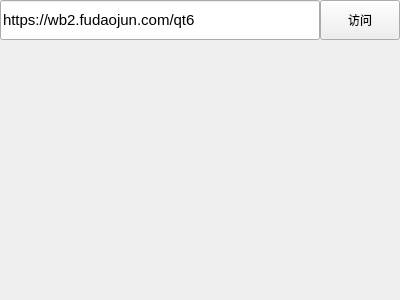
<?xml version="1.0" encoding="UTF-8"?>
<ui version="4.0">
 <class>Widget</class>
 <widget class="QWidget" name="Widget">
  <property name="geometry">
   <rect>
    <x>0</x>
    <y>0</y>
    <width>400</width>
    <height>300</height>
   </rect>
  </property>
  <property name="windowTitle">
   <string>cef qt test</string>
  </property>
  <layout class="QVBoxLayout" name="verticalLayout">
   <property name="spacing">
    <number>0</number>
   </property>
   <property name="leftMargin">
    <number>0</number>
   </property>
   <property name="topMargin">
    <number>0</number>
   </property>
   <property name="rightMargin">
    <number>0</number>
   </property>
   <property name="bottomMargin">
    <number>0</number>
   </property>
   <item>
    <widget class="QWidget" name="toolbar" native="true">
     <property name="minimumSize">
      <size>
       <width>0</width>
       <height>40</height>
      </size>
     </property>
     <property name="maximumSize">
      <size>
       <width>16777215</width>
       <height>40</height>
      </size>
     </property>
     <layout class="QHBoxLayout" name="horizontalLayout">
      <property name="spacing">
       <number>0</number>
      </property>
      <property name="leftMargin">
       <number>0</number>
      </property>
      <property name="topMargin">
       <number>0</number>
      </property>
      <property name="rightMargin">
       <number>0</number>
      </property>
      <property name="bottomMargin">
       <number>0</number>
      </property>
      <item>
       <widget class="QLineEdit" name="lineEdit">
        <property name="minimumSize">
         <size>
          <width>0</width>
          <height>40</height>
         </size>
        </property>
        <property name="maximumSize">
         <size>
          <width>16777215</width>
          <height>40</height>
         </size>
        </property>
        <property name="styleSheet">
         <string notr="true">font-size:15px;</string>
        </property>
        <property name="text">
         <string>https://wb2.fudaojun.com/qt6</string>
        </property>
       </widget>
      </item>
      <item>
       <widget class="QPushButton" name="goButton">
        <property name="minimumSize">
         <size>
          <width>0</width>
          <height>40</height>
         </size>
        </property>
        <property name="maximumSize">
         <size>
          <width>16777215</width>
          <height>40</height>
         </size>
        </property>
        <property name="text">
         <string>访问</string>
        </property>
       </widget>
      </item>
     </layout>
    </widget>
   </item>
   <item>
    <widget class="QWidget" name="widget" native="true"/>
   </item>
  </layout>
 </widget>
 <layoutdefault spacing="6" margin="11"/>
 <resources/>
 <connections/>
</ui>
